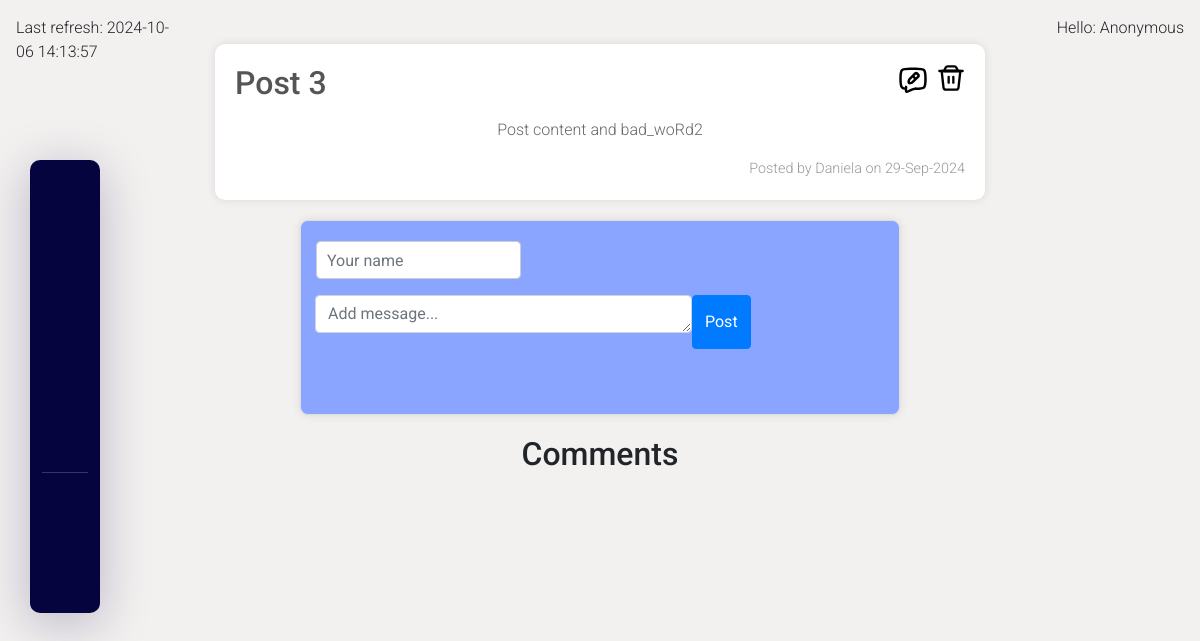
/3/details-post/, run on an earlier commit of the app's database.
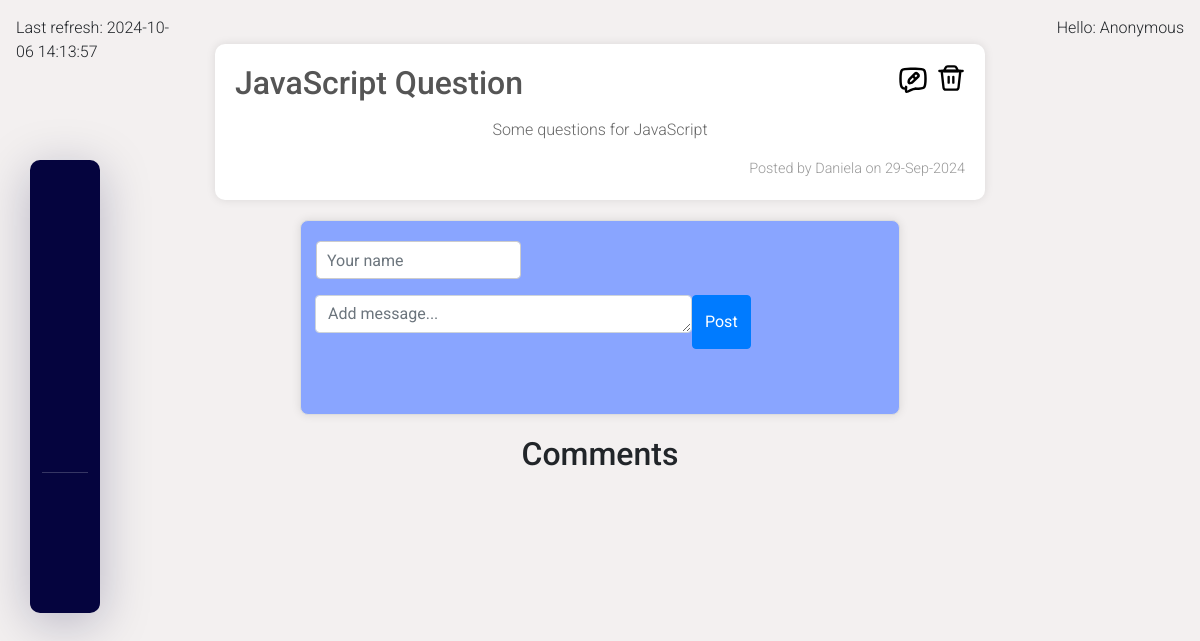
And on a later commit of the database.
### forumApp/posts/models.py (models this page shows)
class Post(models.Model):
    TITLE_MAX_LENGTH = 100
    title = models.CharField(
        max_length=TITLE_MAX_LENGTH,
    )
    content = models.TextField(
        validators=(
            BadLanguageValidator(),
        )
    )
    author = models.CharField(
        max_length=30,
    )
    created_at = models.DateTimeField(
        auto_now_add=True,
    )
    languages = models.CharField(
        max_length=20,
        choices=LanguageChoice.choices,
        default=LanguageChoice.OTHER,
    )
    image = models.ImageField(
        upload_to='post_images/',
        blank=True,
        null=True,
    )

### forumApp/posts/views.py (the view, shortened to what this page needs)
# urls.py: path('details-post/', details_page, name="details-post"),
def details_page(request, pk: int):
    post = Post.objects.get(pk=pk)
    formset = CommentFormSet(request.POST or None)
    context = {
        "post": post,
        "formset": formset,
    }
    return render(request, 'posts/details-post.html', context)

### forumApp/posts/templatetags/current_time.py (called while the page is built)
@register.simple_tag(name='current_time')
def current_time(format_str='%Y-%m-%d %H:%M:%S'):
    return datetime.now().strftime(format_str)

### forumApp/posts/templatetags/markdown_extras.py (called while the page is built)
@register.filter(name="markdown")
def markdown_format(text):
    return mark_safe(markdown.markdown(text))

### forumApp/posts/templatetags/user_info.py (called while the page is built)
@register.inclusion_tag('common/user-info.html')
def user_info(user):
    if user.is_authenticated:
        return {
            'username': user.username,
        }
    return {
        'username': "Anonymous",
    }

### templates/posts/details-post.html (shortened to what this page needs)
{% extends 'common/base.html' %}
{% load static %}
{% load crispy_forms_filters %}
{% load markdown_extras %}
{% block content %}
    <div class="posts">
        <div class="post">
            <div class="header">
                <h2>{{ post.title|capfirst }}</h2>
                <div class="icons">
                    <a href="{% url 'edit-post' post.pk %}">
                    </a>
                    <a href="{% url 'delete-post' post.pk %}">
                    </a>
                </div>
            </div>
            {% if not post.content %}
                <p>{% lorem 3 p %}</p>
            {% else %}
                <p>{{ post.content|markdown }}</p>
            {% endif %}
            <div class="post-meta">
                <span>Posted by {{ post.author|default:"anonymous" }} on {{ post.created_at|date:"d-M-Y" }}</span>
            </div>
        </div>
        <form method="post" class="form-inline">
            <div class="input-group">
                {% for form in formset %}
                    <div class="form-row">
                        {{ form.author|as_crispy_field}}
                        <div class="input-group-append">
                            {{ form.content|as_crispy_field }}
                            <button class="btn btn-primary m1-2" type="submit">Post</button>
                        </div>
                    </div>
                {% endfor %}
            </div>
        </form>
        <h2>Comments</h2>
    </div>
{% endblock %}

What changed in the data, as far as the page shows it:
changed Post "Daniela": title "Post 3" → "JavaScript Question"; content "Post content and bad_woRd2" → "Some questions for JavaScript"
